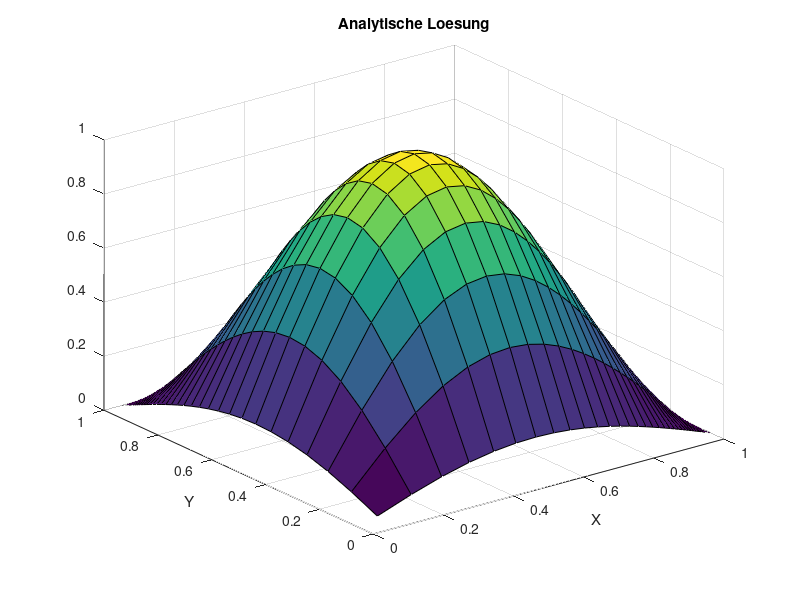
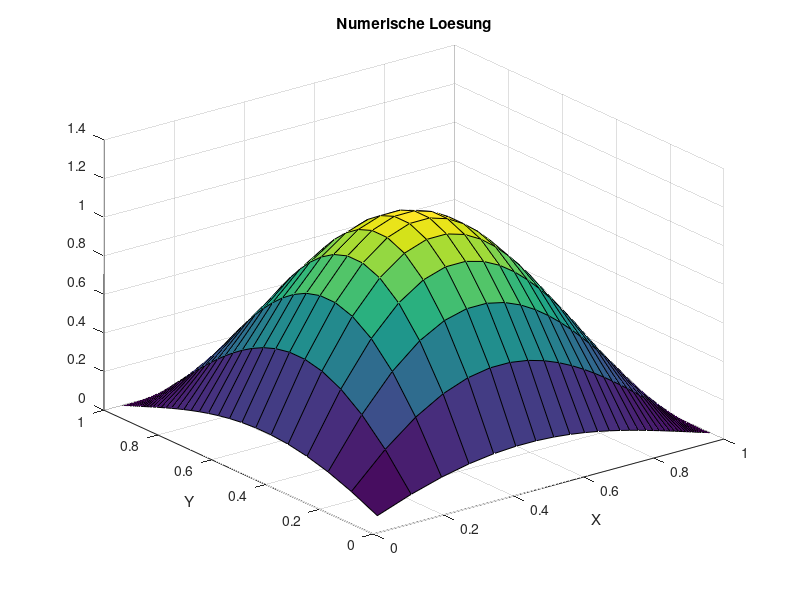
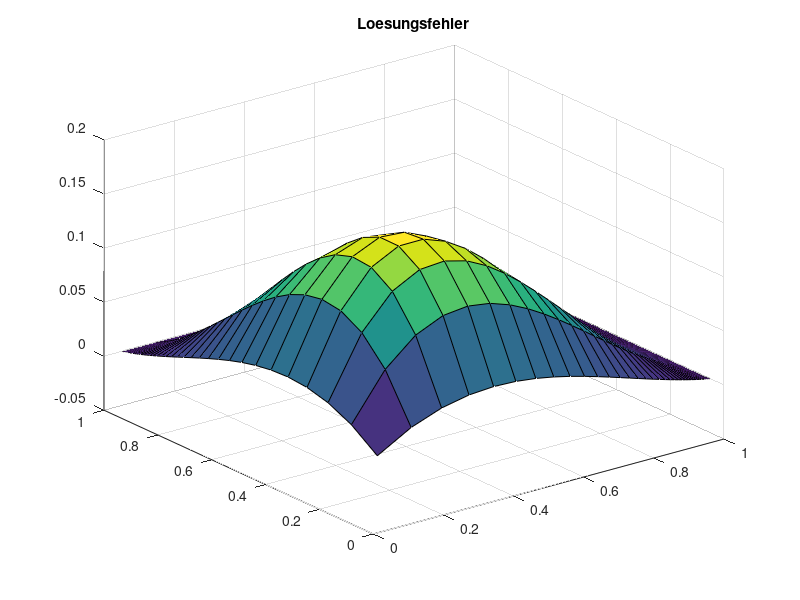
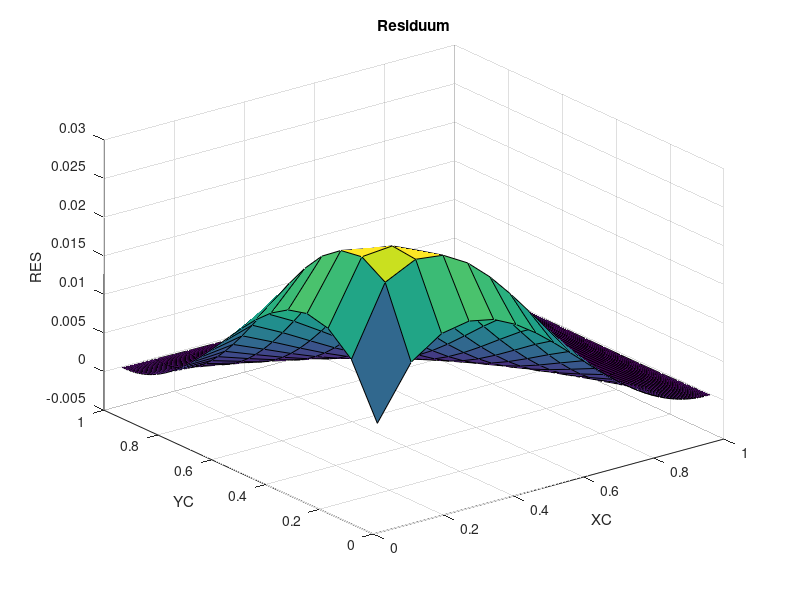

Here is the MATLAB script that generated these plots, in order:
clc
clear all
close all
SOL=@(x,y) sin(pi*x)*sin(pi*y);
MSOL=@(x,y) -2*pi^2*sin(pi*x)*sin(pi*y);
%SOL=@(x,y) sin(pi/2*x)*cos(pi/2*y);
%MSOL=@(x,y) -1*pi^2/2*sin(pi/2*x)*cos(pi/2*y);
DIF=1.0;
KONV=1.0;
XMIN=0.0;
XMAX=1.0;
YMIN=0.0;
YMAX=1.0;
ALPHAX=0.9;
ALPHAY=0.9;
N=40; % KV's in einer Koordinatenrichtung, macht N^2 KV gesamt
NN=N*N;


X = zeros(1,N+1);
for I=1:N+1
  X(I) = XMIN + (ALPHAX^(I-1)-1)/(ALPHAX^N-1)*(XMAX-XMIN);
end
Y = zeros(1,N+1);
for I=1:N+1
  Y(I) = YMIN + (ALPHAY^(I-1)-1)/(ALPHAY^N-1)*(YMAX-YMIN);
end

%NDIVS = 3;
%% N halbieren
%for j=1:NDIVS
%idx =1;
%X2=0;
%for i=1:length(X)+1
  %if mod(i, 2)==1
    %X2(idx)=X(i);
    %idx=idx+1;
  %end
%end
%X=X2;
%N=length(X)-1;
%end

%for j=1:NDIVS
%idx =1;
%Y2=0;
%for i=1:length(Y)+1
  %if mod(i, 2)==1
    %Y2(idx)=Y(i);
    %idx=idx+1;
  %end
%end
%Y=Y2;
%N=length(Y)-1;
%end
%NN=N*N;

XC = (X(1:N)+X(2:N+1))/2;
YC = (Y(1:N)+Y(2:N+1))/2;
XCR = [XMIN, XC, XMAX];
YCR = [YMIN, YC, YMAX];

%%% ANALYTISCHE LÖSUNG
TA = zeros(N, N);
for I=1:N
  for J=1:N
    TA(I, J)=SOL(XC(I), YC(J));
  end
end

figure(1)
surf(XC, YC, TA);
title('Analytische Loesung')
xlabel('X')
ylabel('Y')

%%% FVM Lösung

% Randbedingungen
for I=1:N RBS(I)=SOL(XC(I), 0); end
for I=1:N RBN(I)=SOL(XC(I), 1); end
for I=1:N RBE(I)=SOL(1, YC(I)); end
for I=1:N RBW(I)=SOL(0, YC(I)); end

% Koeffizienten speichern
AP = zeros(N);
AE = zeros(N);
AN = zeros(N);
AW = zeros(N);
AS = zeros(N);

for I=1:N
  for J=1:N
    DX = X(I+1)-X(I);
    DY = Y(J+1)-Y(J);

    DXE = XCR(I+2)-XCR(I+1);
    DXW = XCR(I+1)-XCR(I);

    DYN = YCR(J+2)-YCR(J+1);
    DYS = YCR(J+1)-YCR(J);

    AE(I,J) = DIF*DY/DXE;
    AW(I,J) = DIF*DY/DXW;
    AN(I,J) = DIF*DX/DYN;
    AS(I,J) = DIF*DX/DYS;

    AP(I,J) = -AE(I,J)-AN(I,J)-AW(I,J)-AS(I,J);

    DCDSE = (X(I+1)-XCR(I+1))/DXE;
    DCDSW = (XCR(I+1)-X(I))/DXW;
    DCDSN = (Y(J+1)-YCR(J+1))/DYN;
    DCDSS = (YCR(J+1)-Y(J))/DYS;

    AEK(I,J) = KONV * DCDSE * DY;
    AWK(I,J) =-KONV * DCDSW * DY;
    ANK(I,J) = KONV * DCDSN * DX;
    ASK(I,J) =-KONV * DCDSS * DX;

    AK(I,J) = KONV;
  end
end

% Gesamtgleichungssystem aufstellen
A = zeros(NN);
b = zeros(NN, 1);

for J=1:N
  for I=1:N
    IDX = (J-1)*N + I;

    DX = X(I+1)-X(I);
    DY = Y(J+1)-Y(J);
    b(IDX) = MSOL(XC(I),YC(J))*DX*DY;

    % Hauptdiagonale
    A(IDX, IDX) = AP(I,J);

    % Westliche Nebendiagonale
    if mod(IDX,N)==1
      b(IDX) = b(IDX) - AW(I,J)*RBW(J) + AK(I,J)*RBW(J);
    else
      A(IDX, IDX-1) = AW(I,J) + AWK(I,J);
    end

    % Östliche Nebendiagonale
    if mod(IDX,N)==0
      b(IDX) = b(IDX) - AE(I,J)*RBE(J) - AK(I,J)*RBE(J);
    else
      A(IDX, IDX+1) = AE(I,J) + AEK(I,J);
    end

    % Nördliche Nebendiagonale
    if IDX > NN-N
      b(IDX) = b(IDX) - AN(I,J)*RBN(I) - AK(I,J)*RBN(I);
    else
      A(IDX, IDX+N) = AN(I,J) + ANK(I,J);
    end

    % Südliche Nebendiagonale
    if IDX <= N
      b(IDX) = b(IDX) - AS(I,J)*RBS(I) - AK(I,J)*RBS(I);
    else
      A(IDX, IDX-N) = AS(I,J) + ASK(I,J);
    end
  end
end

t=A\b;
T=reshape(t,N,N);

% mit Randwerten
T2 = zeros(N+2);
T2(2:N+1,2:N+1) = T;

figure(2)
surf(XC, YC, T);
title('Numerische Loesung')
xlabel('X')
ylabel('Y')


%%% Lösungsfehler berechnen
SERR=0.0;
ERR=zeros(N);
for I=1:N
  for J=1:N
    ERR(I,J)=T(I, J)-TA(I, J);
    SERR=SERR+ERR(I,J)^2;
  end
end
SERR=sqrt(SERR/NN);

figure(3)
surf(XC, YC, ERR);
title('Loesungsfehler')

fprintf('Summierter Fehler %16.10e NN=%g\n', SERR, NN);

%%% ORDNUNG  BESTIMMEN
ERR5=1.6779195551e-02;
ERR10=4.1327084831e-03;
ERR20=1.0293533823e-03;
ERR40=2.5710023908e-04;
op=log((ERR5)/(ERR10))/log(2);
fprintf('Ordnung des Verfahrens %16.10e \n',op  );
op=log((ERR10)/(ERR20))/log(2);
fprintf('Ordnung des Verfahrens %16.10e \n',op  );
op=log((ERR20)/(ERR40))/log(2);
fprintf('Ordnung des Verfahrens %16.10e \n',op  );



%%% RESIDUUM BERECHNEN
s=zeros(N);
for I=1:N
  for J=1:N
    s(I, J)=SOL(XC(I), YC(J));
  end
end

s=reshape(s, NN, 1);

RES=A*s-b;

RES2 = reshape(RES, N, N);

figure(4)
surf(XC, YC, RES2);

xlabel('XC')
ylabel('YC')
zlabel('RES')
title('Residuum')

%%% Truncation Error berechnen

% b ohne Randwerte
TERR=zeros(N);
b=zeros(N);
for I=1:N
  for J=1:N
    DX = X(I+1)-X(I);
    DY = Y(J+1)-Y(J);
    b(IDX) = MSOL(XC(I),YC(J))*DX*DY;
  end
end

for I=3:N-2
  for J=3:N-2
    % benötigte Werte zwischenspeichern
    XEE=XCR(I+3);
    XE=XCR(I+2);
    XP=XCR(I+1);
    XW=XCR(I);
    XWW=XCR(I-1);
    Xe=X(I+1);
    Xee=X(I+2);
    Xw=X(I);
    Xww=X(I-1);

    DX = Xe-Xw;

    YNN=YCR(J+3);
    YN=YCR(J+2);
    YP=YCR(J+1);
    YS=YCR(J);
    YSS=YCR(J-1);
    Yn=Y(J+1);
    Ynn=Y(J+2);
    Ys=Y(J);
    Yss=Y(J-1);

    DY = Yn-Ys;

    fE=b(I+1,J);
    fP=b(I,J);
    fW=b(I-1,J);
    fN=b(I,J+1);
    fS=b(I,J-1);

    TEE=T(I+2,J);
    TE=T(I+1,J);
    TP=T(I,J);
    TW=T(I-1,J);
    TWW=T(I-2,J);
    TN=T(I,J+1);
    TNN=T(I,J+2);
    TS=T(I,J-1);
    TSS=T(I,J-2);


    DX = X(I+1)-X(I);
    DY = Y(J+1)-Y(J);

    % Source Term
    TERRSO = 1/2*((fE-fP)/((XE-XP)*DX) - (fP-fW)/((XP-XW)*DX))...
           * ((Xe-XP)^3 - (Xw-XP)^3)/3*DY...
          + 1/2*((fN-fP)/((YN-YP)*DY) - (fP-fS)/((YP-YS)*DY))...
           * ((Yn-YP)^3 - (Ys-YP)^3)/3*DX;

    TERRE = 1/(2*(XE-XP))*((TEE-TP)/(XEE-XP)-(TE-TW)/(XE-XW))...
      * (((XP-Xe)^2-(XE-Xe)^2)/(XE-XP))...
      + (1/(Xee-Xe)*((TEE-TE)/(XEE-XE)-(TE-TP)/(XE-XP)) - 1/(Xe-Xw)*((TE-TP)/(XE-XP)-(TP-TW)/(XP-XW)))...
      * 1/(6*(XE-XP))*(((XP-Xe)^3-(XE-Xe)^3)/(XE-XP));

    TERRW = 1/(2*(XP-XW))*((TE-TW)/(XE-XW)-(TP-TWW)/(XP-XWW))...
      * (((XW-Xw)^2-(XP-Xw)^2)/(XP-XW))...
      + (1/(Xe-Xw)*((TE-TP)/(XE-XP)-(TP-TW)/(XP-XW)) - 1/(Xw-Xww)*((TP-TW)/(XP-XW)-(TW-TWW)/(XW-XWW)))...
      * 1/(6*(XP-XW))*(((XW-Xw)^3-(XP-Xw)^3)/(XP-XW));

    TERRN = 1/(2*(YN-YP))*((TNN-TP)/(YNN-YP)-(TN-TS)/(YN-YS))...
      * (((YP-Yn)^2-(YN-Yn)^2)/(YN-YP))...
      + (1/(Ynn-Yn)*((TNN-TN)/(YNN-YN)-(TN-TP)/(YN-YP)) - 1/(Yn-Ys)*((TN-TP)/(YN-YP)-(TP-TS)/(YP-YS)))...
      * 1/(6*(YN-YP))*(((YP-Yn)^3-(YN-Yn)^3)/(YN-YP));

    TERRS = 1/(2*(YP-YS))*((TN-TS)/(YN-YS)-(TP-TSS)/(YP-YSS))...
      * (((YS-Ys)^2-(YP-Ys)^2)/(YP-YS))...
      + (1/(Yn-Ys)*((TN-TP)/(YN-YP)-(TP-TS)/(YP-YS)) - 1/(Ys-Yss)*((TP-TS)/(YP-YS)-(TS-TSS)/(YS-YSS)))...
      * 1/(6*(YP-YS))*(((YS-Ys)^3-(YP-Ys)^3)/(YP-YS));

  TERRKE = 1/(2*(Xe-Xw))*((TE-TP)/(XE-XP) - (TP-TW)/(XP-XW))*(Xe-XE)*(Xe-XP)...
      + 1/6*(Xe-XP)/DX*((Xe-XP)^2-(XE-XP)^2)...
      * (1/(XE-XP)*((TEE-TP)/(XEE-XP)-(TE-TW)/(XE-XW)) - 1/(XP-XW)*((TE-TW)/(XE-XW) - (TP-TWW)/(XP-XWW)));

  TERRKW = 1/(2*(Xe-Xw))*((TE-TP)/(XE-XP) - (TP-TW)/(XP-XW))*(Xw-XW)*(Xw-XP)...
      + 1/6*(Xw-XP)/DX*((Xw-XP)^2-(XW-XP)^2)...
      * (1/(XE-XP)*((TEE-TP)/(XEE-XP)-(TE-TW)/(XE-XW)) - 1/(XP-XW)*((TE-TW)/(XE-XW) - (TP-TWW)/(XP-XWW)));

  TERRKN = 1/(2*(Yn-Ys))*((TN-TP)/(YN-YP) - (TP-TS)/(YP-YS))*(Yn-YN)*(Yn-YP)...
      + 1/6*(Yn-YP)/DY*((Yn-YP)^2-(YN-YP)^2)...
      * (1/(YN-YP)*((TNN-TP)/(YNN-YP)-(TN-TS)/(YN-YS)) - 1/(YP-YS)*((TN-TS)/(YN-YS) - (TP-TSS)/(YP-YSS)));

  TERRKS = 1/(2*(Yn-Ys))*((TN-TP)/(YN-YP) - (TP-TS)/(YP-YS))*(Ys-YS)*(Ys-YP)...
      + 1/6*(Ys-YP)/DY*((Ys-YP)^2-(YS-YP)^2)...
      * (1/(YN-YP)*((TNN-TP)/(YNN-YP)-(TN-TS)/(YN-YS)) - 1/(YP-YS)*((TN-TS)/(YN-YS) - (TP-TSS)/(YP-YSS)));

    TERR(I,J) = TERRSO - TERRE + TERRW - TERRN + TERRS;
  end
end

figure(5)

surf(XC, YC, TERR);
title('TE');


RESTE = RES2-TERR;
figure(6)
surf(XC(3:N-2), YC(3:N-2), RESTE(3:N-2, 3:N-2));
title('RES-TE');
